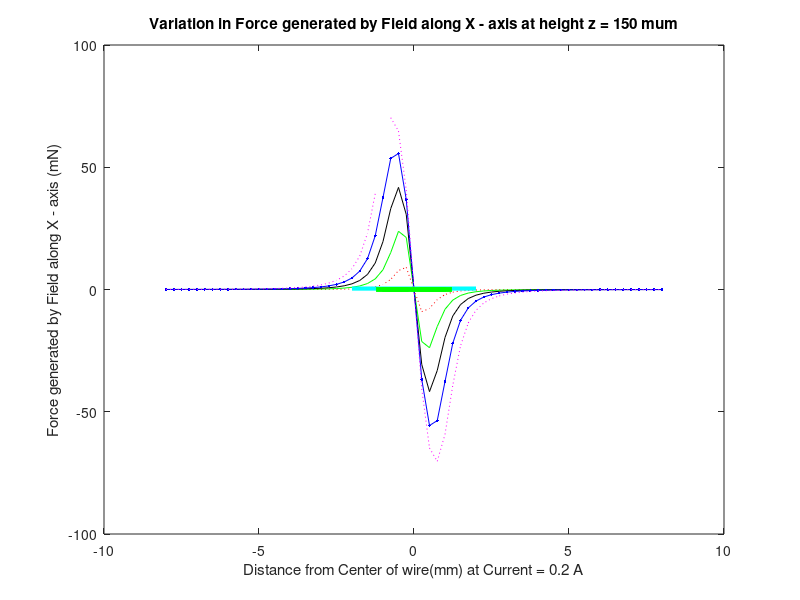

Source code (MATLAB):
clear;
clc;
% Analysing field along a single wire...
% Constants 
I = .2;       %Current flowing in the wire
g = 200e-6;     %Coil spacing
m0 = 4*pi*1e-7;
c = -8e-3:0.25e-3:8e-3;
z = 150e-6; %0.15mm
y = 0;
radius = 2e-3;%m
height = 1e-3;%m
Magentization = 1.45; %T
vol_cy = pi*radius^2*height; %If Object is Cylinder, vol in m^3
vol_sp = (4/3)*(pi * radius^3); %If Object is Sphere, vol in m^3
density = 7300; %kg/m^3 or 7.3 gm/cc for NdFeB 
mass_cy = density * vol_cy; %kg
mass_sp = density * vol_sp; %kg
gravity = 9.8 ; %m/s^2
Coeff_of_Fric = 0.424;
Force_cy = Coeff_of_Fric * mass_cy * gravity; %N (0.38mN)
Force_sp = Coeff_of_Fric * mass_sp * gravity; %N
k = 0.4e-3;
%--------%--------%--------%--------%--------%--------%--------%----------
% Line along Y - axis
%-%--------%--------%--------%--------%--------%--------%--------%--------
y1_1 = -0.6e-3;
y2_1 = 0.6e-3;
a_xp_1 = g;  
a_xn_1 = -g;
[X,Z] = meshgrid(c);


k_yp = 1./(4*pi*((a_xp_1-X).^2+Z.^2));
k_1yp = (y2_1-y)./((y2_1-y)^2+(a_xp_1-X).^2+Z.^2).^0.5;
k_2yp = (y1_1-y)./((y1_1-y)^2+(a_xp_1-X).^2+Z.^2).^0.5;

k_1yp_3 = (y2_1-y)./((y2_1-y)^2+(a_xp_1-X).^2+Z.^2).^1.5;
k_2yp_3 = (y1_1-y)./((y1_1-y)^2+(a_xp_1-X).^2+Z.^2).^1.5;

Bx_yp_1 = -(Z.*k_yp.*(k_1yp - k_2yp))*I*m0;
By_yp_1 = m0*zeros(size(X,1),size(Z,1));
Bz_yp_1 = (-(a_xp_1-X).*k_yp.*(k_1yp - k_2yp))*I*m0;

k_yn_1 = 1./(4*pi*((a_xn_1-X).^2+Z.^2));
k_1yn_1 = (y2_1-y)./((y2_1-y)^2+(a_xn_1-X).^2+Z.^2).^0.5;
k_2yn_1 = (y1_1-y)./((y1_1-y)^2+(a_xn_1-X).^2+Z.^2).^0.5;

Bx_yn_1 = (Z.*k_yn_1.*(k_1yn_1 - k_2yn_1))*I*m0;
By_yn_1 = m0*zeros(size(X,1),size(Z,1));
Bz_yn_1 = ((a_xn_1-X).*k_yn_1.*(k_1yn_1 - k_2yn_1))*I*m0;

[df_xx,df_xz] = gradient(Bx_yp_1,25e-6); %[dBx/dx, dBx/dz]

[df_xx_n,df_xz_n] = gradient(Bx_yn_1,25e-6); %[dBx/dx, dBx/dz]

%--------%--------%--------%--------%--------%--------%--------%----------
% Line along X - axis
%-%--------%--------%--------%--------%a--------%--------%--------%--------

[Y,Z] = meshgrid(c);
x1_1 = -0.6e-3;
x2_1 = 0.6e-3;
a_yp_1 = g;          %Distance of coil from (0,0)
x = 0;
coil_length_x_1 = x2_1 - x1_1;
k_p_1 = 1./(4*pi*((a_yp_1-Y).^2+Z.^2));
k_1xp_1 = (x2_1-x)./((x2_1-x).^2+(a_yp_1-Y).^2+Z.^2).^0.5;
k_2xp_1 = (x1_1-x)./((x1_1-x).^2+(a_yp_1-Y).^2+Z.^2).^0.5;

Bx_xp_1 = m0*zeros(size(Y,1),size(Z,1));
By_xp_1 = (-Z.*k_p_1.*(k_1xp_1 - k_2xp_1))*I*m0;
Bz_xp_1 = (-(a_yp_1-Y).*k_p_1.*(k_1xp_1 - k_2xp_1))*I*m0;

a_yn_1 = -g;
k_n_1 = 1./(4*pi*((a_yn_1-Y).^2+Z.^2));
k_1xn_1 = (x2_1-x)./((x2_1-x).^2+(a_yn_1-Y).^2+Z.^2).^0.5;
k_2xn_1 = (x1_1-x)./((x1_1-x).^2+(a_yn_1-Y).^2+Z.^2).^0.5;

Bx_xn_1 = m0*zeros(size(Y,1),size(Z,1));
By_xn_1 = (Z.*k_n_1.*(k_1xn_1 - k_2xn_1))*I*m0;
Bz_xn_1 = ((a_yn_1-Y).*k_n_1.*(k_1xn_1 - k_2xn_1))*I*m0;

[dBy_1_dy,dBy_1_dz] = gradient(By_xp_1,25e-6);

[dBy_1_dyn,dBy_1_dzn] = gradient(By_xn_1,25e-6);

%--------%--------%--------%--------%--------%--------%--------%----------
% Coil 2
%-%--------%--------%--------%--------%--------%--------%--------%--------

y1_2 = y1_1 - k;
y2_2 = y2_1 + k;
a_xp_2 = 2 * g;          %Distance of coil from (0,0)
a_xn_2 = - 2*g;
coil_length_y_2 = y2_2 - y1_2;
[X,Z] = meshgrid(c);


k_yp = 1./(4*pi*((a_xp_2-X).^2+Z.^2));
k_1yp = (y2_2-y)./((y2_2-y)^2+(a_xp_2-X).^2+Z.^2).^0.5;
k_2yp = (y1_2-y)./((y1_2-y)^2+(a_xp_2-X).^2+Z.^2).^0.5;

% k_1yp_3 = (y2_2-y)./((y2_2-y)^2+(a_xp_2-X).^2+Z.^2).^1.5;
% k_2yp_3 = (y1_2-y)./((y1_2-y)^2+(a_xp_2-X).^2+Z.^2).^1.5;

Bx_yp_2 = -(Z.*k_yp.*(k_1yp - k_2yp))*I*m0;
By_yp_2 = m0*zeros(size(X,1),size(Z,1));
Bz_yp_2 = (-(a_xp_2-X).*k_yp.*(k_1yp - k_2yp))*I*m0;

k_yn_2 = 1./(4*pi*((a_xn_2-X).^2+Z.^2));
k_1yn_2 = (y2_2-y)./((y2_2-y)^2+(a_xn_2-X).^2+Z.^2).^0.5;
k_2yn_2 = (y1_2-y)./((y1_2-y)^2+(a_xn_2-X).^2+Z.^2).^0.5;

Bx_yn_2 = (Z.*k_yn_2.*(k_1yn_2 - k_2yn_2))*I*m0;
By_yn_2 = m0*zeros(size(X,1),size(Z,1));
Bz_yn_2 = ((a_xn_2-X).*k_yn_2.*(k_1yn_2 - k_2yn_2))*I*m0;

[df_xx_2,df_xz_2] = gradient(Bx_yp_2,25e-6); %[dBx/dx, dBx/dz]

[df_xx_2_n,df_xz_2_n] = gradient(Bx_yn_2,25e-6); %[dBx/dx, dBx/dz]


% Line along X - axis
%-%--------%--------%--------%--------%a--------%--------%--------%--------
x1_2 = -0.6e-3 - k;
x2_2 = 0.6e-3 + k;
a_yp_2 = 2 * g;          %Distance of coil from (0,0)
x = 0;
coil_length_x_2 = x2_2 - x1_2;
k_p_2 = 1./(4*pi*((a_yp_2-Y).^2+Z.^2));
k_1xp_2 = (x2_2-x)./((x2_2-x).^2+(a_yp_2-Y).^2+Z.^2).^0.5;
k_2xp_2 = (x1_2-x)./((x1_2-x).^2+(a_yp_2-Y).^2+Z.^2).^0.5;

Bx_xp_2 = m0*zeros(size(Y,1),size(Z,1));
By_xp_2 = (-Z.*k_p_2.*(k_1xp_2 - k_2xp_2))*I*m0;
Bz_xp_2 = (-(a_yp_2-Y).*k_p_2.*(k_1xp_2 - k_2xp_2))*I*m0;

a_yn_2 = -2 * g;
k_n_2 = 1./(4*pi*((a_yn_2-Y).^2+Z.^2));
k_1xn_2 = (x2_2-x)./((x2_2-x).^2+(a_yn_2-Y).^2+Z.^2).^0.5;
k_2xn_2 = (x1_2-x)./((x1_2-x).^2+(a_yn_2-Y).^2+Z.^2).^0.5;

Bx_xn_2 = m0*zeros(size(Y,1),size(Z,1));
By_xn_2 = (Z.*k_n_2.*(k_1xn_2 - k_2xn_2))*I*m0;
Bz_xn_2 = ((a_yn_2-Y).*k_n_2.*(k_1xn_2 - k_2xn_2))*I*m0;

[dBy_1_dy_2,dBy_1_dz_2] = gradient(By_xp_2,25e-6);

[dBy_1_dy_2n,dBy_1_dz_2n] = gradient(By_xn_2,25e-6);

%--------%--------%--------%--------%--------%--------%--------%----------
% Coil 3
%-%--------%--------%--------%--------%--------%--------%--------%--------

y1_3 = y1_2 - k;
y2_3 = y2_2 + k;
a_xp_3 = 3 * g;          %Distance of coil from (0,0)
a_xn_3 = - 3*g;
coil_length_y_3 = y2_3 - y1_3;
[X,Z] = meshgrid(c);


k_yp = 1./(4*pi*((a_xp_3-X).^2+Z.^2));
k_1yp = (y2_3-y)./((y2_3-y)^2+(a_xp_3-X).^2+Z.^2).^0.5;
k_2yp = (y1_3-y)./((y1_3-y)^2+(a_xp_3-X).^2+Z.^2).^0.5;

k_1yp_3 = (y2_3-y)./((y2_3-y)^2+(a_xp_3-X).^2+Z.^2).^1.5;
k_2yp_3 = (y1_3-y)./((y1_3-y)^2+(a_xp_3-X).^2+Z.^2).^1.5;

Bx_yp_3 = -(Z.*k_yp.*(k_1yp - k_2yp))*I*m0;
By_yp_3 = m0*zeros(size(X,1),size(Z,1));
Bz_yp_3 = (-(a_xp_3-X).*k_yp.*(k_1yp - k_2yp))*I*m0;

k_yn_3 = 1./(4*pi*((a_xn_3-X).^2+Z.^2));
k_1yn_3 = (y2_3-y)./((y2_3-y)^2+(a_xn_3-X).^2+Z.^2).^0.5;
k_2yn_3 = (y1_3-y)./((y1_3-y)^2+(a_xn_3-X).^2+Z.^2).^0.5;

Bx_yn_3 = (Z.*k_yn_3.*(k_1yn_3 - k_2yn_3))*I*m0;
By_yn_3 = m0*zeros(size(X,1),size(Z,1));
Bz_yn_3 = ((a_xn_3-X).*k_yn_3.*(k_1yn_3 - k_2yn_3))*I*m0;

[df_xx_3,df_xz_3] = gradient(Bx_yp_3,25e-6); %[dBx/dx, dBx/dz]

[df_xx_3_n,df_xz_3_n] = gradient(Bx_yn_3,25e-6); %[dBx/dx, dBx/dz]


% Line along X - axis
%-%--------%--------%--------%--------%a--------%--------%--------%--------
x1_3 = x1_2 - k;
x2_3 = x2_2 + k;
a_yp_3 = 3 * g;          %Distance of coil from (0,0)
x = 0;
coil_length_x_3 = x2_3 - x1_3;
k_p_3 = 1./(4*pi*((a_yp_3-Y).^2+Z.^2));
k_1xp_3 = (x2_3-x)./((x2_3-x).^2+(a_yp_3-Y).^2+Z.^2).^0.5;
k_2xp_3 = (x1_3-x)./((x1_3-x).^2+(a_yp_3-Y).^2+Z.^2).^0.5;

Bx_xp_3 = m0*zeros(size(Y,1),size(Z,1));
By_xp_3 = (-Z.*k_p_3.*(k_1xp_3 - k_2xp_3))*I*m0;
Bz_xp_3 = (-(a_yp_3-Y).*k_p_3.*(k_1xp_3 - k_2xp_3))*I*m0;

a_yn_3 = -3 * g;
k_n_3 = 1./(4*pi*((a_yn_3-Y).^2+Z.^2));
k_1xn_3 = (x2_3-x)./((x2_3-x).^2+(a_yn_3-Y).^2+Z.^2).^0.5;
k_2xn_3 = (x1_3-x)./((x1_3-x).^2+(a_yn_3-Y).^2+Z.^2).^0.5;

Bx_xn_3 = m0*zeros(size(Y,1),size(Z,1));
By_xn_3 = (Z.*k_n_3.*(k_1xn_3 - k_2xn_3))*I*m0;
Bz_xn_3 = ((a_yn_3-Y).*k_n_3.*(k_1xn_3 - k_2xn_3))*I*m0;

[dBy_1_dy_3,dBy_1_dz_3] = gradient(By_xp_3,25e-6);

[dBy_1_dy_3n,dBy_1_dz_3n] = gradient(By_xn_3,25e-6);

%--------%--------%--------%--------%--------%--------%--------%----------
% Coil 4
%-%--------%--------%--------%--------%--------%--------%--------%--------

y1_4 = y1_3 - k;
y2_4 = y2_3 + k;
a_xp_4 = 4 * g;          %Distance of coil from (0,0)
a_xn_4 = - 4*g;
coil_length_y_4 = y2_4 - y1_4;
[X,Z] = meshgrid(c);


k_yp = 1./(4*pi*((a_xp_4-X).^2+Z.^2));
k_1yp = (y2_4-y)./((y2_4-y)^2+(a_xp_4-X).^2+Z.^2).^0.5;
k_2yp = (y1_4-y)./((y1_4-y)^2+(a_xp_4-X).^2+Z.^2).^0.5;

k_1yp_4 = (y2_4-y)./((y2_4-y)^2+(a_xp_4-X).^2+Z.^2).^1.5;
k_2yp_4 = (y1_4-y)./((y1_4-y)^2+(a_xp_4-X).^2+Z.^2).^1.5;

Bx_yp_4 = -(Z.*k_yp.*(k_1yp - k_2yp))*I*m0;
By_yp_4 = m0*zeros(size(X,1),size(Z,1));
Bz_yp_4 = (-(a_xp_4-X).*k_yp.*(k_1yp - k_2yp))*I*m0;

k_yn_4 = 1./(4*pi*((a_xn_4-X).^2+Z.^2));
k_1yn_4 = (y2_4-y)./((y2_4-y)^2+(a_xn_4-X).^2+Z.^2).^0.5;
k_2yn_4 = (y1_4-y)./((y1_4-y)^2+(a_xn_4-X).^2+Z.^2).^0.5;

Bx_yn_4 = (Z.*k_yn_4.*(k_1yn_4 - k_2yn_4))*I*m0;
By_yn_4 = m0*zeros(size(X,1),size(Z,1));
Bz_yn_4 = ((a_xn_4-X).*k_yn_4.*(k_1yn_4 - k_2yn_4))*I*m0;

[df_xx_4,df_xz_4] = gradient(Bx_yp_4,25e-6); %[dBx/dx, dBx/dz]

[df_xx_4_n,df_xz_4_n] = gradient(Bx_yn_4,25e-6); %[dBx/dx, dBx/dz]


% Line along X - axis
%-%--------%--------%--------%--------%a--------%--------%--------%--------
x1_4 = x1_3 - k;
x2_4 = x2_3 + k;
a_yp_4 = 4 * g;          %Distance of coil from (0,0)
x = 0;
coil_length_x_4 = x2_4 - x1_4;
k_p_4 = 1./(4*pi*((a_yp_4-Y).^2+Z.^2));
k_1xp_4 = (x2_4-x)./((x2_4-x).^2+(a_yp_4-Y).^2+Z.^2).^0.5;
k_2xp_4 = (x1_4-x)./((x1_4-x).^2+(a_yp_4-Y).^2+Z.^2).^0.5;

Bx_xp_4 = m0*zeros(size(Y,1),size(Z,1));
By_xp_4 = (-Z.*k_p_4.*(k_1xp_4 - k_2xp_4))*I*m0;
Bz_xp_4 = (-(a_yp_4-Y).*k_p_4.*(k_1xp_4 - k_2xp_4))*I*m0;

a_yn_4 = -4 * g;
k_n_4 = 1./(4*pi*((a_yn_4-Y).^2+Z.^2));
k_1xn_4 = (x2_4-x)./((x2_4-x).^2+(a_yn_4-Y).^2+Z.^2).^0.5;
k_2xn_4 = (x1_4-x)./((x1_4-x).^2+(a_yn_4-Y).^2+Z.^2).^0.5;

Bx_xn_4 = m0*zeros(size(Y,1),size(Z,1));
By_xn_4 = (Z.*k_n_4.*(k_1xn_4 - k_2xn_4))*I*m0;
Bz_xn_4 = ((a_yn_4-Y).*k_n_4.*(k_1xn_4 - k_2xn_4))*I*m0;

[dBy_1_dy_4,dBy_1_dz_4] = gradient(By_xp_4,25e-6);

[dBy_1_dy_4n,dBy_1_dz_4n] = gradient(By_xn_4,25e-6);



%--------%--------%--------%--------%--------%--------%--------%----------
% Coil 5
%-%--------%--------%--------%--------%--------%--------%--------%--------

y1_5 = y1_4 - k;
y2_5 = y2_4 + k;
a_xp_5 = 5 * g;          %Distance of coil from (0,0)
a_xn_5 = - 5*g;
coil_length_y_5 = y2_5 - y1_5;
[X,Z] = meshgrid(c);


k_yp = 1./(4*pi*((a_xp_5-X).^2+Z.^2));
k_1yp = (y2_5-y)./((y2_5-y)^2+(a_xp_5-X).^2+Z.^2).^0.5;
k_2yp = (y1_5-y)./((y1_5-y)^2+(a_xp_5-X).^2+Z.^2).^0.5;

k_1yp_5 = (y2_5-y)./((y2_5-y)^2+(a_xp_5-X).^2+Z.^2).^1.5;
k_2yp_5 = (y1_5-y)./((y1_5-y)^2+(a_xp_5-X).^2+Z.^2).^1.5;

Bx_yp_5 = -(Z.*k_yp.*(k_1yp - k_2yp))*I*m0;
By_yp_5 = m0*zeros(size(X,1),size(Z,1));
Bz_yp_5 = (-(a_xp_5-X).*k_yp.*(k_1yp - k_2yp))*I*m0;

k_yn_5 = 1./(4*pi*((a_xn_5-X).^2+Z.^2));
k_1yn_5 = (y2_5-y)./((y2_5-y)^2+(a_xn_5-X).^2+Z.^2).^0.5;
k_2yn_5 = (y1_5-y)./((y1_5-y)^2+(a_xn_5-X).^2+Z.^2).^0.5;

Bx_yn_5 = (Z.*k_yn_5.*(k_1yn_5 - k_2yn_5))*I*m0;
By_yn_5 = m0*zeros(size(X,1),size(Z,1));
Bz_yn_5 = ((a_xn_5-X).*k_yn_5.*(k_1yn_5 - k_2yn_5))*I*m0;

[df_xx_5,df_xz_5] = gradient(Bx_yp_5,25e-6); %[dBx/dx, dBx/dz]

[df_xx_5_n,df_xz_5_n] = gradient(Bx_yn_5,25e-6); %[dBx/dx, dBx/dz]


% Line along X - axis
%-%--------%--------%--------%--------%a--------%--------%--------%--------
x1_5 = x1_4 - k;
x2_5 = x2_4 + k;
a_yp_5 = 5 * g;          %Distance of coil from (0,0)
a_yn_5 = -5 * g;
x = 0;
coil_length_x_5 = x2_5 - x1_5;
k_p_5 = 1./(4*pi*((a_yp_5-Y).^2+Z.^2));
k_1xp_5 = (x2_5-x)./((x2_5-x).^2+(a_yp_5-Y).^2+Z.^2).^0.5;
k_2xp_5 = (x1_5-x)./((x1_5-x).^2+(a_yp_5-Y).^2+Z.^2).^0.5;

Bx_xp_5 = m0*zeros(size(Y,1),size(Z,1));
By_xp_5 = (-Z.*k_p_5.*(k_1xp_5 - k_2xp_5))*I*m0;
Bz_xp_5 = (-(a_yp_5-Y).*k_p_5.*(k_1xp_5 - k_2xp_5))*I*m0;


k_n_5 = 1./(4*pi*((a_yn_5-Y).^2+Z.^2));
k_1xn_5 = (x2_5-x)./((x2_5-x).^2+(a_yn_5-Y).^2+Z.^2).^0.5;
k_2xn_5 = (x1_5-x)./((x1_5-x).^2+(a_yn_5-Y).^2+Z.^2).^0.5;

Bx_xn_5 = m0*zeros(size(Y,1),size(Z,1));
By_xn_5 = (Z.*k_n_5.*(k_1xn_5 - k_2xn_5))*I*m0;
Bz_xn_5 = ((a_yn_5-Y).*k_n_5.*(k_1xn_5 - k_2xn_5))*I*m0;

[dBy_1_dy_5,dBy_1_dz_5] = gradient(By_xp_5,25e-6);

[dBy_1_dy_5n,dBy_1_dz_5n] = gradient(By_xn_5,25e-6);

%--------%--------%--------%--------%--------%--------%--------%----------
% Force along X - axis
%-%--------%--------%--------%--------%--------%--------%--------%--------
F_xx_1 = vol_cy * Magentization* (df_xx + df_xx_n)/m0;
F_xx_2 = vol_cy * Magentization* (df_xx + df_xx_n + df_xx_2_n + df_xx_2)/m0;
F_xx_3 = vol_cy * Magentization* (df_xx + df_xx_n + df_xx_2_n + df_xx_2 + df_xx_3 + df_xx_3_n )/m0;
F_xx_4 = vol_cy * Magentization* (df_xx + df_xx_n + df_xx_2_n + df_xx_2 + df_xx_3 + df_xx_3_n + df_xx_4 + df_xx_4_n)/m0;
F_xx_5 = vol_cy * Magentization* (df_xx + df_xx_n + df_xx_2_n + df_xx_2 + df_xx_3 + df_xx_3_n + df_xx_4 + df_xx_4_n + df_xx_5 + df_xx_5_n)/m0;

F_xz_1 = vol_cy * Magentization* (df_xz + df_xz_n)/m0;
F_xz_2 = vol_cy * Magentization* (df_xz + df_xz_n + df_xz_2_n + df_xz_2)/m0;
F_xz_3 = vol_cy * Magentization* (df_xz + df_xz_n + df_xz_2_n + df_xz_2 + df_xz_3 + df_xz_3_n )/m0;
F_xz_4 = vol_cy * Magentization* (df_xz + df_xz_n + df_xz_2_n + df_xz_2 + df_xz_3 + df_xz_3_n + df_xz_4 + df_xz_4_n)/m0;  
F_xz_5 = vol_cy * Magentization* (df_xz + df_xz_n + df_xz_2_n + df_xz_2 + df_xz_3 + df_xz_3_n + df_xz_4 + df_xz_4_n + df_xz_5 + df_xz_5_n)/m0;  
%--------%--------%--------%--------%--------%--------%--------%----------
% Force along Y - axis
%-%--------%--------%--------%--------%--------%--------%--------%--------

F_yy_1 = vol_cy * Magentization* (dBy_1_dy + dBy_1_dyn)/m0;
F_yy_2 = vol_cy * Magentization* (dBy_1_dy + dBy_1_dyn + dBy_1_dy_2 + dBy_1_dy_2n)/m0;
F_yy_3 = vol_cy * Magentization* (dBy_1_dy + dBy_1_dyn + dBy_1_dy_2 + dBy_1_dy_2n + dBy_1_dy_3 + dBy_1_dy_3n)/m0;
F_yy_4 = vol_cy * Magentization* (dBy_1_dy + dBy_1_dyn + dBy_1_dy_2 + dBy_1_dy_2n + dBy_1_dy_3 + dBy_1_dy_3n + dBy_1_dy_4 + dBy_1_dy_4n)/m0;
F_yy_5 = vol_cy * Magentization* (dBy_1_dy + dBy_1_dyn + dBy_1_dy_2 + dBy_1_dy_2n + dBy_1_dy_3 + dBy_1_dy_3n + dBy_1_dy_4 + dBy_1_dy_4n + dBy_1_dy_5 + dBy_1_dy_5n)/m0; 

F_yz_1 = vol_cy * Magentization* (dBy_1_dz + dBy_1_dzn)/m0;
F_yz_2 = vol_cy * Magentization* (dBy_1_dz + dBy_1_dzn + dBy_1_dz_2 + dBy_1_dz_2n)/m0;
F_yz_3 = vol_cy * Magentization* (dBy_1_dz + dBy_1_dzn + dBy_1_dz_2 + dBy_1_dz_2n + dBy_1_dz_3 + dBy_1_dz_3n)/m0;
F_yz_4 = vol_cy * Magentization* (dBy_1_dz + dBy_1_dzn + dBy_1_dz_2 + dBy_1_dz_2n + dBy_1_dz_3 + dBy_1_dz_3n + dBy_1_dz_4 + dBy_1_dz_4n)/m0;
F_yz_5 = vol_cy * Magentization* (dBy_1_dz + dBy_1_dzn + dBy_1_dz_2 + dBy_1_dz_2n + dBy_1_dz_3 + dBy_1_dz_3n + dBy_1_dz_4 + dBy_1_dz_4n + dBy_1_dz_5 + dBy_1_dz_5n)/m0;

%--------%--------%--------%--------%--------%--------%--------%----------
% Plotting "Force generated by Field along X - axis (N)"
%-%--------%--------%--------%--------%--------%--------%--------%--------
p = 34;     %also works for a height of 1mm when we put p = 1
figure
plot(c*1000,F_xz_1(p,:)*1000,':r')
hold on
% plot(c,F_xx_1(p,:), 'g') 
% plot(c,F_xx_2(p,:),'-k', 'LineWidth',1)
% plot(c,F_xx_3(p,:),'-b', 'LineWidth',2)
% plot(c,F_xx_4(p,:),':m', 'LineWidth',3)
% plot(c,F_xx_5(p,:),'y', 'LineWidth',4)
plot(c*1000,F_xz_2(p,:)*1000,'g')
plot(c*1000,F_xz_3(p,:)*1000,'-k')
plot(c*1000,F_xz_4(p,:)*1000,'.-b')
plot(c*1000,F_xz_5(p,:)*1000,':m')
line([-2 2],[Force_cy*1000 Force_cy*1000],'linewidth',3,'color','cyan')
line([a_yn_1*1000 a_yn_1*1000],[-1 1],'linewidth',10,'color','g');
line([a_yp_1*1000,a_yp_1*1000],[-1e-3*1000 1e-3*1000],'linewidth',10,'color','g');
line([a_xn_2*1000 a_xn_2*1000],[-1e-3*1000 1e-3*1000],'linewidth',10,'color','g');
line([a_xp_2*1000,a_xp_2*1000],[-1e-3*1000 1e-3*1000],'linewidth',10,'color','g');
line([a_yn_3*1000 a_yn_3*1000],[-1e-3*1000 1e-3*1000],'linewidth',10,'color','g');
line([a_yp_3*1000,a_yp_3*1000],[-1e-3*1000 1e-3*1000],'linewidth',10,'color','g');
line([a_yn_4*1000 a_yn_4*1000],[-1e-3*1000 1e-3*1000],'linewidth',10,'color','g');
line([a_yp_4*1000,a_yp_4*1000],[-1e-3*1000 1e-3*1000],'linewidth',10,'color','g');
line([a_yn_5*1000 a_yn_5*1000],[-1e-3*1000 1e-3*1000],'linewidth',10,'color','g');
line([a_yp_5*1000,a_yp_5*1000],[-1e-3*1000 1e-3*1000],'linewidth',10,'color','g');
% legend('one coil', 'three coils', 'five coils', 'Frictional_force')
% legend('F_xx_1', 'F_xz_1', 'F_xx_2', 'F_xz_2')
xlabel("Distance from Center of wire(mm) at Current = 0.2 A")
ylabel("Force generated by Field along X - axis (mN)")
title("Variation in Force generated by Field along X - axis at height z = 150 \mum")
hold off
%--------%--------%--------%--------%--------%--------%--------%----------
% Plotting "Force generated by Field along Y - axis (N)"
%-%--------%--------%--------%--------%--------%--------%--------%--------
% figure
% plot(c,F_yz_1(p,:),'r')
% hold on
% plot(c,F_yy_1(p,:), '--b') 
% plot(c,F_yy_2(p,:),'--b', 'LineWidth',1)
% plot(c,F_yy_3(p,:),'--b', 'LineWidth',2)
% plot(c,F_yy_4(p,:),'--b', 'LineWidth',3)
% plot(c,F_yy_5(p,:),'--b', 'LineWidth',4)
% plot(c,F_yz_2(p,:),'r', 'LineWidth',1)
% plot(c,F_yz_3(p,:),'r', 'LineWidth',2)
% plot(c,F_yz_4(p,:),'r', 'LineWidth',3)
% plot(c,F_yz_5(p,:),'r', 'LineWidth',4)
% line([a_xn_1 a_xn_1],[-1e-3 1e-3],'linewidth',10,'color','g');
% line([a_xp_1,a_xp_1],[-1e-3 1e-3],'linewidth',10,'color','g');
% line([a_xn_2 a_xn_2],[-1e-3 1e-3],'linewidth',10,'color','g');
% line([a_xp_2,a_xp_2],[-1e-3 1e-3],'linewidth',10,'color','g');
% line([a_yn_3 a_yn_3],[-1e-3 1e-3],'linewidth',10,'color','g');
% line([a_yp_3,a_yp_3],[-1e-3 1e-3],'linewidth',10,'color','g');
% line([a_yn_4 a_yn_4],[-1e-3 1e-3],'linewidth',10,'color','g');
% line([a_yp_4,a_yp_4],[-1e-3 1e-3],'linewidth',10,'color','g');
% line([a_yn_5 a_yn_5],[-1e-3 1e-3],'linewidth',10,'color','g');
% line([a_yp_5,a_yp_5],[-1e-3 1e-3],'linewidth',10,'color','g');
% line([-1e-3 1e-3],[Force_cy Force_cy],'linewidth',3,'color','r')
% legend('F_yz_1', 'F_yz_2', 'F_yz_3', 'F_yz_4', 'F_yz_5')
% legend('F_yy_1', 'F_yz_1', 'F_yy_2', 'F_yz_2')
% xlabel("Distance from Center of wire(m)")
% ylabel("Force generated by Field along X - axis (N)")
% title("Variation in Force generated by Field along Y - axis")
% hold off
